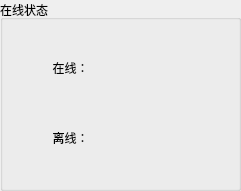
     <widget class="QGroupBox" name="groupBox_21">
      <property name="geometry">
       <rect>
        <x>10</x>
        <y>20</y>
        <width>241</width>
        <height>191</height>
       </rect>
      </property>
      <property name="title">
       <string>在线状态</string>
      </property>
      <widget class="QLabel" name="label_56">
       <property name="geometry">
        <rect>
         <x>20</x>
         <y>60</y>
         <width>101</width>
         <height>15</height>
        </rect>
       </property>
       <property name="sizePolicy">
        <sizepolicy hsizetype="Expanding" vsizetype="Expanding">
         <horstretch>0</horstretch>
         <verstretch>0</verstretch>
        </sizepolicy>
       </property>
       <property name="text">
        <string>在线：</string>
       </property>
       <property name="alignment">
        <set>Qt::AlignCenter</set>
       </property>
      </widget>
      <widget class="QLabel" name="label_58">
       <property name="geometry">
        <rect>
         <x>20</x>
         <y>130</y>
         <width>101</width>
         <height>15</height>
        </rect>
       </property>
       <property name="sizePolicy">
        <sizepolicy hsizetype="Expanding" vsizetype="Expanding">
         <horstretch>0</horstretch>
         <verstretch>0</verstretch>
        </sizepolicy>
       </property>
       <property name="text">
        <string>离线：</string>
       </property>
       <property name="alignment">
        <set>Qt::AlignCenter</set>
       </property>
      </widget>
      <widget class="QLabel" name="label_device1_offline">
       <property name="geometry">
        <rect>
         <x>140</x>
         <y>110</y>
         <width>71</width>
         <height>51</height>
        </rect>
       </property>
       <property name="sizePolicy">
        <sizepolicy hsizetype="Expanding" vsizetype="Expanding">
         <horstretch>0</horstretch>
         <verstretch>0</verstretch>
        </sizepolicy>
       </property>
       <property name="styleSheet">
        <string notr="true">image: url(:/red/red.png);</string>
       </property>
       <property name="text">
        <string/>
       </property>
       <property name="alignment">
        <set>Qt::AlignCenter</set>
       </property>
      </widget>
      <widget class="QLabel" name="label_device1_online">
       <property name="geometry">
        <rect>
         <x>140</x>
         <y>40</y>
         <width>71</width>
         <height>51</height>
        </rect>
       </property>
       <property name="sizePolicy">
        <sizepolicy hsizetype="Expanding" vsizetype="Expanding">
         <horstretch>0</horstretch>
         <verstretch>0</verstretch>
        </sizepolicy>
       </property>
       <property name="styleSheet">
        <string notr="true">image: url(:/green/green.png);</string>
       </property>
       <property name="text">
        <string/>
       </property>
       <property name="alignment">
        <set>Qt::AlignCenter</set>
       </property>
      </widget>
     </widget>
